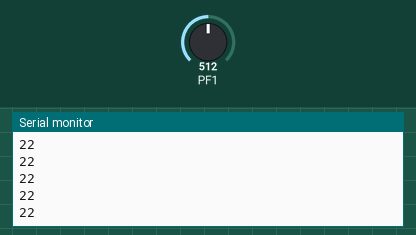
Simulated run of this program. Board: ATmega128, built with avr-gcc and emulated at 16 MHz. Shown: the last lines printed to the serial monitor. Inputs (shaded band) come from the test bench; at power-on: PF1 = 512.

Above: at 1.2 s.
1.3 s: PF1 set to 634
At 1.42 s:
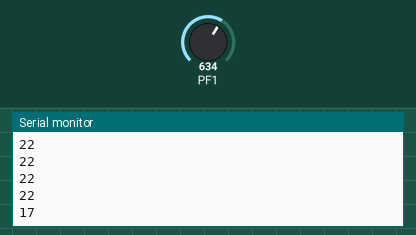
2.8 s: PF1 set to 664
At 2.93 s:
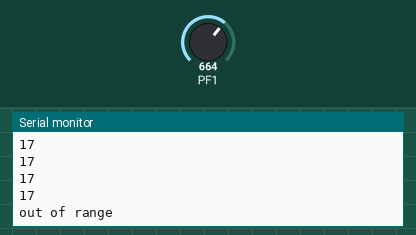

The program:

main.c
```c
/*
 * Day4_Task03.c
 *
 * Created: 2026-08-01 오후 9:50:27
 * Author : dhcho
 */
#define F_CPU 16000000
#include <stdio.h>
#include <math.h>
#include <avr/io.h>
#include <avr/interrupt.h>
#include <util/delay.h>

int Read_adc();
void Uart_Putstr(char *str);
int main(void)
{	DDRE =0x02;
	UBRR0L =16; UBRR0H=0;
	UCSR0A=0x20;
	UCSR0B=0x18;
	UCSR0C=0x06;

	DDRF =0x00;
	ADMUX=0x41;
	ADCSRA=0x87;
	sei();
    /* Replace with your application code */
    while (1)
    {
	    int Adc_value = Read_adc();
		if (Adc_value>651 || Adc_value<104){
			Uart_Putstr("out of range\r\n");
			continue;
		}
		float distance=37700 * pow(Adc_value, -1.189);
	    char buf[16];
	    sprintf(buf, "%d\r\n", (int)distance);   // 예: "512\r\n"
	    Uart_Putstr(buf);
    }
}
int Read_adc(){
	unsigned int adc_data=0;
	unsigned char channel =0x01;

	ADMUX=0x41|channel;
	ADCSRA |= (1<<ADSC);       // = 0x40
	while(ADCSRA & 0x40);      // ADSC가 0이 될 때까지(변환 완료) 대기
	adc_data = ADC;
	_delay_ms(100);
	return adc_data;
}
void Uart_Putstr(char *str){
	while(*str){
		while(!(UCSR0A&(1<<UDRE0)));
		UDR0 = *str++;
	}
}
```

Measured:
- the behaviour switches between 651 and 652 on PF1 (found by bisection; images 1 and 2)
- after the input at 1.3 s, the serial monitor: prints a new line after 0.11 s (image 1)
- after the input at 2.8 s, the serial monitor: prints a new line after 0.12 s (image 2)
